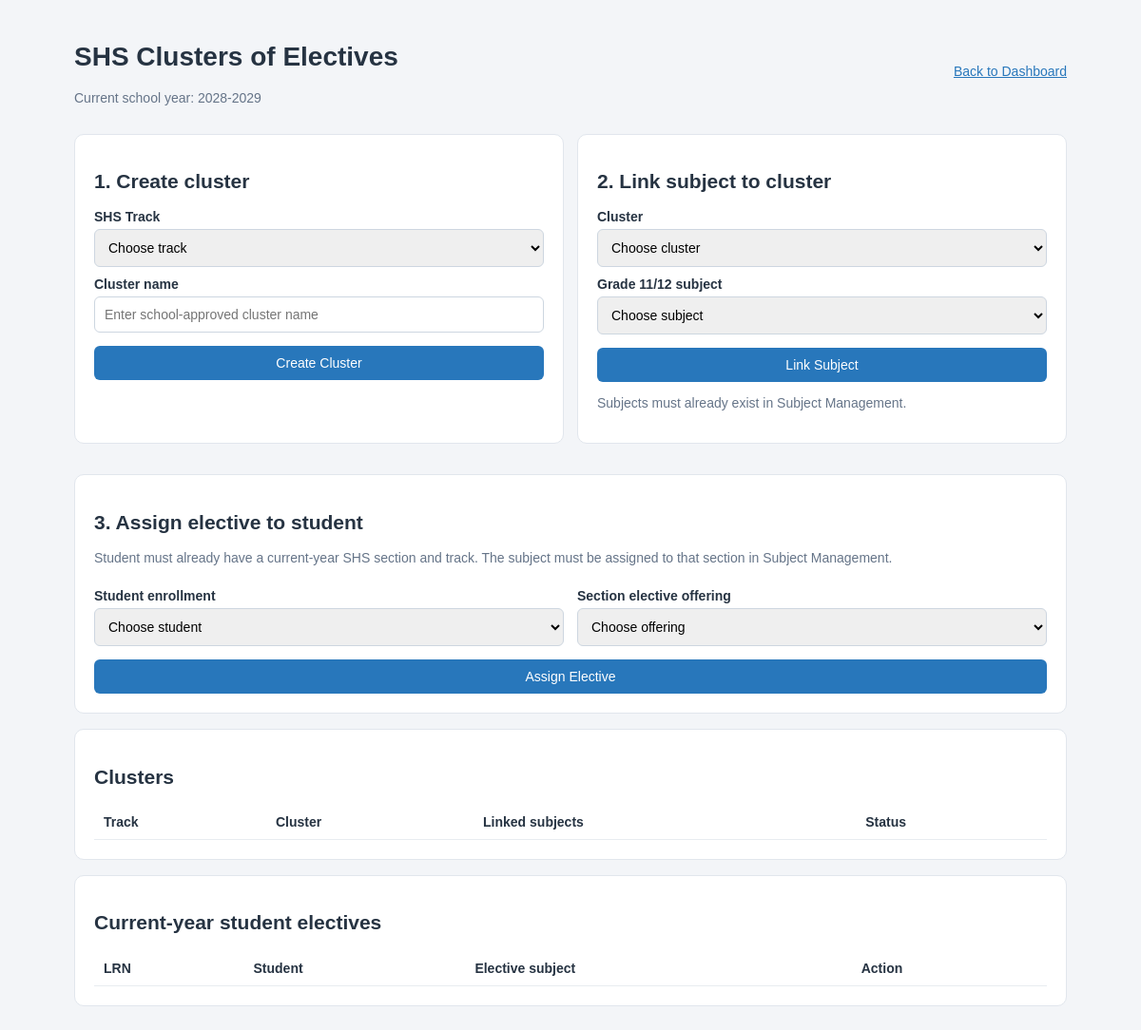
Page /registrar/shs_electives.php (signed in) on the earlier database version.
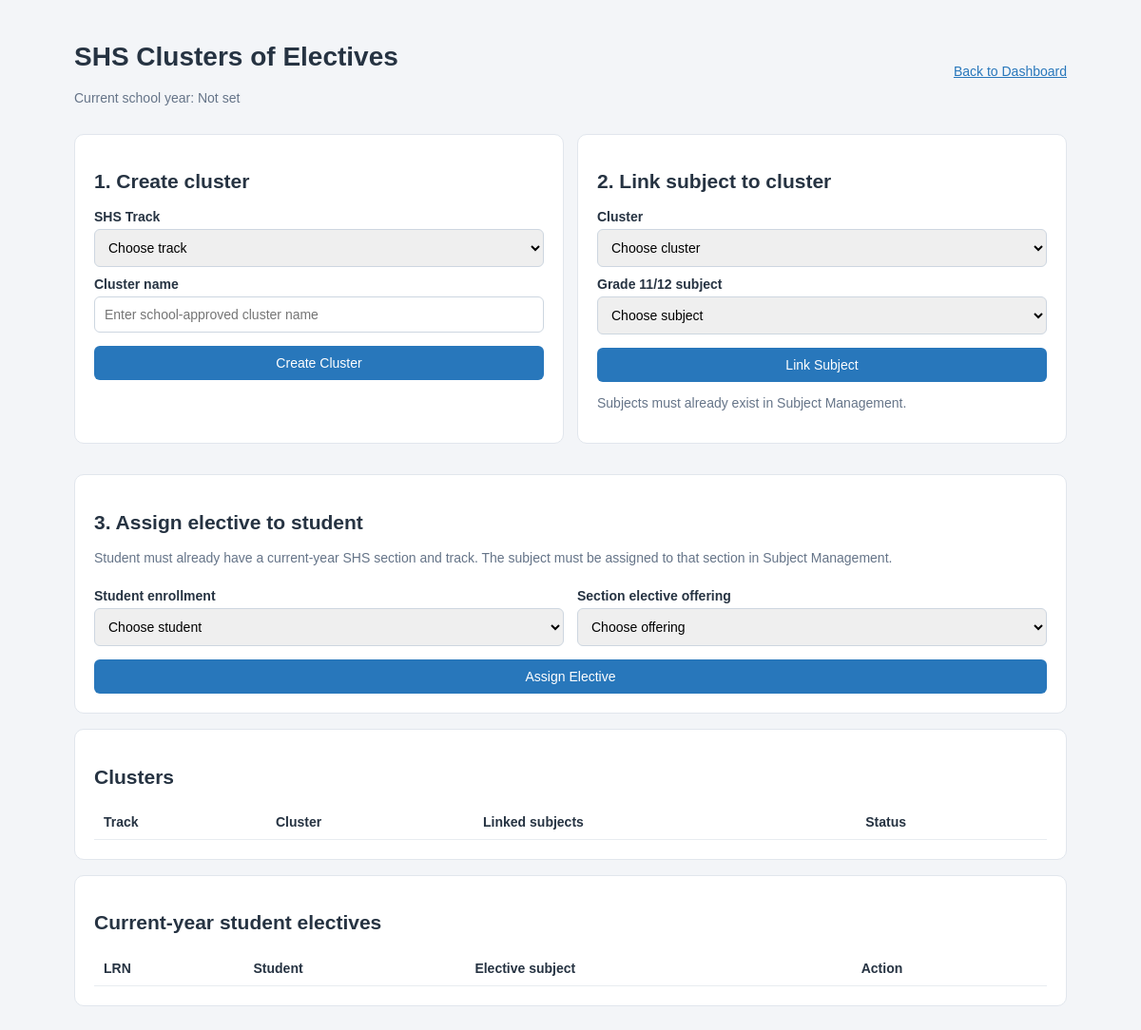
Same page on the later database version.
### tables this page shows
CREATE TABLE `school_years` (
  `school_year_id` int(11) NOT NULL,
  `school_year_name` varchar(20) NOT NULL,
  `start_date` date DEFAULT NULL,
  `end_date` date DEFAULT NULL,
  `year_status` enum('Current','Completed') NOT NULL DEFAULT 'Completed',
  `open_grading_term` tinyint(3) UNSIGNED NOT NULL DEFAULT 0
);

### includes/functions.php (called while the page is built, shortened)
<?php
function e($value) {
    return htmlspecialchars((string) $value, ENT_QUOTES, 'UTF-8');
}
?>

### registrar/shs_electives.php (the view, shortened to what this page needs)
<?php
require_once dirname(__DIR__) . '/dbconn.php';
require_once dirname(__DIR__) . '/includes/functions.php';
function shsOne(PDO $pdo, string $sql, array $params = []): ?array
{
    $stmt = $pdo->prepare($sql);
    $stmt->execute($params);
    $row = $stmt->fetch(PDO::FETCH_ASSOC);
    return $row ?: null;
}
$current = shsOne(
    $pdo,
    "SELECT school_year_id, school_year_name
     FROM school_years
     WHERE year_status = 'Current'
     LIMIT 1"
);
?>
<!doctype html>
<html lang="en">
<head>
</head>
<body>
    <main class="wrap">
        <div class="top">
            <div>
                <h1>SHS Clusters of Electives</h1>
                <p class="muted">
                    Current school year:
                    <?= e($current['school_year_name'] ?? 'Not set') ?>
                </p>
            </div>
            <a href="../shared/dashboard.php">
                Back to Dashboard
            </a>
        </div>
        <section class="grid">
            <div class="card">
                <h2>1. Create cluster</h2>
                <form method="post">
                    <label>SHS Track</label>
                    <select name="track" required>
                        <option value="">Choose track</option>
                    </select>
                    <label>Cluster name</label>
                    <input
                        name="cluster_name"
                        maxlength="120"
                        required
                        placeholder="Enter school-approved cluster name"
                    >
                    <button>Create Cluster</button>
                </form>
            </div>
            <div class="card">
                <h2>2. Link subject to cluster</h2>
                <form method="post">
                    <label>Cluster</label>
                    <select name="cluster_id" required>
                        <option value="">Choose cluster</option>
                    </select>
                    <label>Grade 11/12 subject</label>
                    <select name="subject_id" required>
                        <option value="">Choose subject</option>
                    </select>
                    <button>Link Subject</button>
                </form>
                <p class="muted">
                    Subjects must already exist in Subject Management.
                </p>
            </div>
        </section>
        <div class="card">
            <h2>3. Assign elective to student</h2>
            <p class="muted">
                Student must already have a current-year SHS section and track.
                The subject must be assigned to that section in Subject Management.
            </p>
            <form method="post">
                <div class="grid">
                    <div>
                        <label>Student enrollment</label>
                        <select name="enrollment_id" required>
                            <option value="">Choose student</option>
                        </select>
                    </div>
                    <div>
                        <label>Section elective offering</label>
                        <select name="section_subject_id" required>
                            <option value="">Choose offering</option>
                        </select>
                    </div>
                </div>
                <button>Assign Elective</button>
            </form>
        </div>
        <div class="card">
            <h2>Clusters</h2>
            <div class="scroll">
                <table>
                    <thead>
                        <tr>
                            <th>Track</th>
                            <th>Cluster</th>
                            <th>Linked subjects</th>
                            <th>Status</th>
                        </tr>
                    </thead>
                </table>
            </div>
        </div>
        <div class="card">
            <h2>Current-year student electives</h2>
            <div class="scroll">
                <table>
                    <thead>
                        <tr>
                            <th>LRN</th>
                            <th>Student</th>
                            <th>Elective subject</th>
                            <th>Action</th>
                        </tr>
                    </thead>
                </table>
            </div>
        </div>
    </main>
</body>
</html>

Differences in the rows shown:
removed school_years: school_year_name "2028-2029"
Other differences:
$current['school_year_name']: (not shown) → "Not set"
